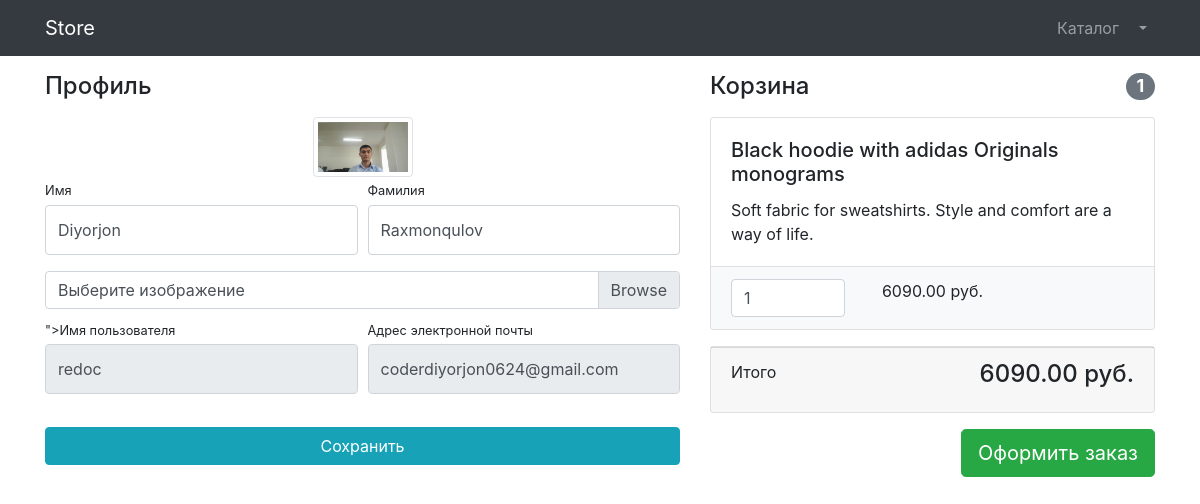
Screenshot of /users/profile/2 (signed in) with the database file from the repository.
### users/models.py (models this page shows)
class User(AbstractUser):
    image = models.ImageField(upload_to='users_images', null=True, blank=True)
    is_verified_email = models.BooleanField(default=False)

### products/models.py (models this page shows, shortened)
class Basket(models.Model):
    user = models.ForeignKey(to=User, on_delete=models.CASCADE)
    product = models.ForeignKey(to=Product, on_delete=models.CASCADE)
    quantity = models.PositiveIntegerField(default=0)
    created_timestamp = models.DateTimeField(auto_now_add=True)
    objects = BasketQuerySet.as_manager()
    def sum(self):
        return self.product.price * self.quantity

class Product(models.Model):
    name = models.CharField(max_length=256)
    description = models.TextField(null=True, blank=True)
    quantity = models.PositiveIntegerField(default=0)
    price = models.DecimalField(max_digits=6, decimal_places=2)
    image = models.ImageField(upload_to='products_images')
    category = models.ForeignKey(to=ProductCategory, on_delete=models.CASCADE)
    class Meta:
        verbose_name = 'Product'
        verbose_name_plural = 'Products'

### users/views.py (the view, shortened to what this page needs)
# urls.py: path('profile/<int:pk>', UserProfileView.as_view(), name='profile'),
class UserProfileView(TitleMixin, UpdateView):
    model = User
    form_class = UserProfileForm
    template_name = "users/profile.html"
    title = "Store - Profile"

### users/forms.py
class UserProfileForm(UserChangeForm):
    first_name = forms.CharField(widget=forms.TextInput(attrs={'class': "form-control py-4"}))
    last_name = forms.CharField(widget=forms.TextInput(attrs={'class': "form-control py-4"}))
    image = forms.ImageField(widget=forms.FileInput(attrs={'class': "custom-file-input "}), required=False)
    username = forms.CharField(widget=forms.TextInput(attrs={'class': "form-control py-4", 'readonly': True}))
    email = forms.CharField(widget=forms.EmailInput(attrs={'class': "form-control py-4", 'readonly': True}))
    class Meta:
        model = User
        fields = ('first_name', 'last_name', 'image', 'username', 'email')

### common/views.py (called while the page is built)
    def get_context_data(self, **kwargs):
        context = super(TitleMixin, self).get_context_data(**kwargs)
        context["title"] = self.title
        return context

### products/context_processors.py (called while the page is built)
def baskets(request):
    user = request.user
    return {'baskets': Basket.objects.filter(user=user) if user.is_authenticated else []}

### products/models.py (called while the page is built)
    def total_sum(self):
        return sum(basket.sum() for basket in self)

    def total_quantity(self):
        return sum(basket.quantity for basket in self)

### users/templates/users/profile.html (shortened to what this page needs)
 {% extends 'products/base.html' %}
{% load static %}
{% block css %}
	    <link href="{% static 'vendor/css/profile.css' %}" rel="stylesheet"/>
{% endblock %}
{% block content %}
	<div class="container">
    <div class="row">
        <div class="col-lg-7">
            <h4 class="mt-3 mb-3">Профиль</h4>
            <div class="col-lg-12 text-center">
                <img alt="" width="100" height="100"
                     src="{% if user.image %} {{ user.image.url }} {% else %} {% static 'vendor/img/users/default_avatar.jpg' %} {% endif %} "
                     class="img-thumbnail">
            </div>
            <form action="{% url 'users:profile' user.id %}" method="post" enctype="multipart/form-data">
                <div class="form-row">
                    <div class="col-lg-6">
                        <div class="form-group">
                            <label class="small mb-1" for="{{ form.first_name.id_for_label }}">Имя</label>
                            {{ form.first_name }}
                        </div>
                    </div>
                    <div class="col-lg-6">
                        <div class="form-group">
                            <label class="small mb-1" for="{{ form.last_name.id_for_label }}">Фамилия</label>
                            {{ form.last_name }}
                        </div>
                    </div>
                </div>
                <div class="form-row mb-2">
                    <div class="col-lg-12">
                        <div class="custom-file">
                            <label class="custom-file-label" for="{{ form.image.id_for_label }}">Выберите изображение</label>
                        </div>
                    </div>
                </div>
                <div class="form-row">
                    <div class="col-lg-6">
                        <label class="small mb-1" for="{{ form.username }}">Имя пользователя</label>
                        {{ form.username }}
                    </div>
                    <div class="col-lg-6">
                        <label class="small mb-1" for="{{ form.email.id_for_label }}">Адрес электронной
                            почты</label>
                        {{ form.email }}
                    </div>
                </div>
                <div class="form-row">
                    <div class="col-lg-12" style="margin-top: 33px;">
                        <input class="btn btn-info btn-block" type="submit" value="Сохранить">
                    </div>
                </div>
            </form>
        </div>
        <div class="col-lg-5">
            {% include 'products/baskets.html' %}
        </div>
    </div>
</div>
{% endblock %}

### products/templates/products/baskets.html (shortened to what this page needs)
{% if baskets %}
    <h4 class="mt-3 mb-3 d-flex justify-content-between align-items-center mb-3">
        Корзина <span class="badge badge-secondary badge-pill">{{ baskets.total_quantity }}</span>
    </h4>
    {% for bask in baskets %}
        <div class="card mb-3">
            <div class="card-body">
                <h5 class="card-title">{{ bask.product.name }}</h5>
                <p class="card-text">{{ bask.product.description }}</p>
            </div>
            <ul class="list-group list-group-flush">
                <li class="list-group-item bg-light">
                    <div class="row text-center">
                        <div class="col-lg-4">
                            <input name="basketID" type="number" class="form-control" value="{{ bask.quantity }}"
                                   min="0">
                        </div>
                        <div class="col-lg-4">{{ bask.sum }} руб.</div>
                        <div class="col-lg-4">
                        </div>
                    </div>
                </li>
            </ul>
        </div>
    {% endfor %}
    <div class="card mb-3">
        <div class="card-footer">
            <p class="float-left">Итого</p>
            <h4 class="float-right">{{ baskets.total_sum }} руб.</h4>
        </div>
    </div>
    <a class="btn btn-success btn-lg float-right" href="../orders/order-create.html">
        Оформить заказ
    </a>
{% else %}
    <h4 class="mt-3 mb-3 text-center">
        Корзина empty
    </h4>
{% endif %}

### rows the page displays
User: image (picture), first_name "Diyorjon", last_name "Raxmonqulov", username "redoc", email "coderdiyorjon0624@gmail.com"
Basket: total_quantity "1", product.name "Black hoodie with adidas Originals monograms", product.description "Soft fabric for sweatshirts. Style and comfort are a way of life.", basketID "1", sum "6090.00", total_sum "6090.00"
